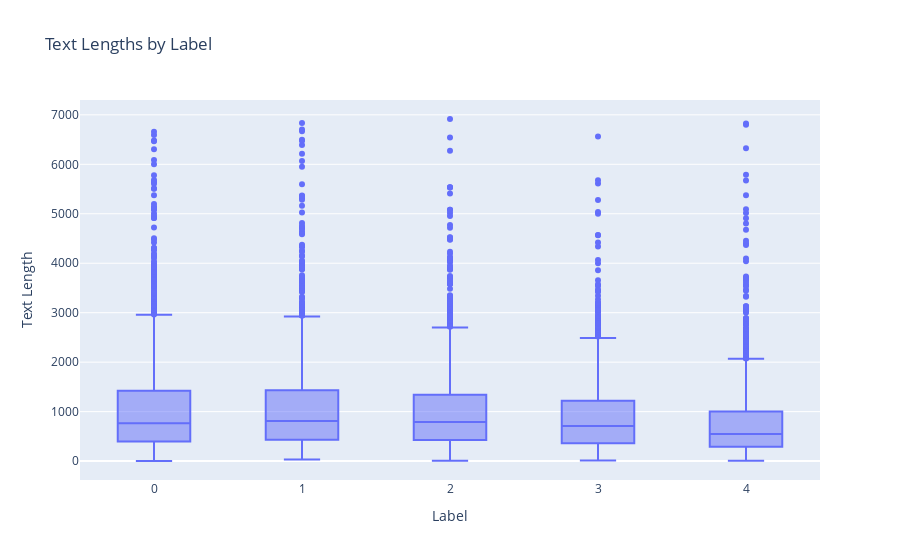

Notebook source saved alongside this figure:
### Code cell
# Text lengths grouped by label and described
text_length_by_label = train_df.groupby('label')['text_length'].describe()

# Boxplot of text lengths by label using Plotly
fig = px.box(train_df, x='label', y='text_length', title='Text Lengths by Label')
fig.update_layout(
    xaxis_title='Label',
    yaxis_title='Text Length'
)
fig.show()

# Output text lengths by label
logger.info(f"\nText lengths by label:\n{text_length_by_label}")

### Figure 1 — Plotly figure (JSON) as saved in the notebook; plotly's stock layout.template omitted (floating-point values rounded to 4 significant figures; data arrays with more than 128 entries replaced by an {"elided": "..."} marker saying what was removed)
{"data": [{"alignmentgroup": "True", "hovertemplate": "label=%{x}<br>text_length=%{y}<extra></extra>", "legendgroup": "", "marker": {"color": "#636efa"}, "name": "", "notched": false, "offsetgroup": "", "orientation": "v", "showlegend": false, "type": "box", "x": {"elided": "10000 int values"}, "x0": " ", "xaxis": "x", "y": {"elided": "10000 int values"}, "y0": " ", "yaxis": "y"}], "layout": {"boxmode": "group", "legend": {"tracegroupgap": 0}, "title": {"text": "Text Lengths by Label"}, "xaxis": {"anchor": "y", "domain": [0, 1], "title": {"text": "Label"}}, "yaxis": {"anchor": "x", "domain": [0, 1], "title": {"text": "Text Length"}}}}
